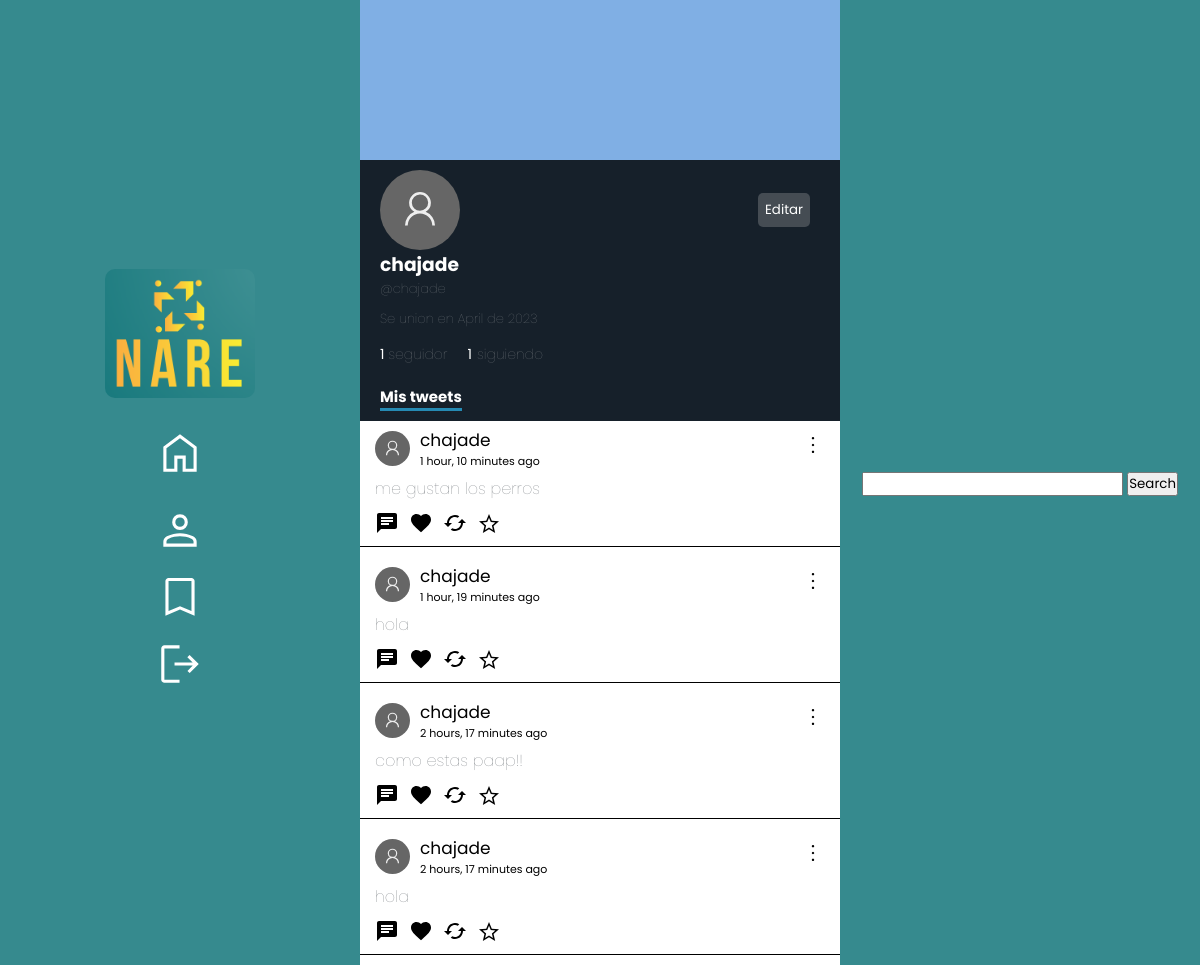
The app's page /profiles/chajade (signed in) with its own data.
### profiles/models.py (models this page shows, shortened)
class Profiles(models.Model):
    user = models.ForeignKey(User, null=True, on_delete=models.CASCADE )
    username = models.CharField(max_length=30, null=True, default="")
    keeps = models.ManyToManyField(Tweet, related_name='kept_by_profiles', blank=True)
    biography = models.TextField(max_length=250,  null=True, default="", blank=True)
    profileImage = models.ImageField(null=True, blank=True, upload_to='profileImages')
    followers = models.IntegerField(default=0)
    followers_users = models.ManyToManyField('self', symmetrical=False, related_name="followage", blank=True)
    followed_users = models.ManyToManyField('self', symmetrical=False, related_name='following', blank=True)
    birthday = models.DateField(null=True, default=timezone.now)
    created_at = models.DateTimeField(auto_now_add=True)

### tweets/models.py (models this page shows)
class Tweet(models.Model):
    user = models.ForeignKey(User, null=True, on_delete=models.CASCADE)
    content = models.TextField(max_length=180)
    created_at = models.DateTimeField(auto_now_add=True)
    likes = models.IntegerField(default=0)
    likes_users = models.ManyToManyField(User, related_name="likes_tweets")
    retweets = models.IntegerField(default=0)
    parent_tweet = models.IntegerField(null=True)

### profiles/views.py (the view)
# urls.py: path('profiles/<str:account>', views.myProfile, name="myProfile"),
def myProfile(request, account):
    cant_followers = 0
    cant_following = 0
    current_profile = ""
    current_profile = Profiles.objects.get(user__username = request.user.username)
    if request.user.is_authenticated and request.user.username == account:
        current_profile = Profiles.objects.get(user__username = request.user.username)
    user = Profiles.objects.get(username=account)
    followers = user.followers_users.all()
    following = user.followed_users.all()
    cant_following = user.followed_users.all().count()
    cant_followers = int(user.followers)
    tweets = Tweet.objects.filter(user__username=account).all()
    print(cant_followers)
    print(cant_following)
    cant_following = user.followed_users.all().count()
    return render(request, 'myProfile.html', {
        'usuario': user,
        'current_user': current_profile,
        'is_self': request.user.is_authenticated and request.user.username == account,
        'followers': followers,
        'cant_followers': cant_followers,
        'tweets': tweets,
        'cant_following': cant_following,
        'following': following
    })

### profiles/templates/myProfile.html (shortened to what this page needs)
{% extends 'base.html' %}
{% load static %}
    {% block content %}
    <link rel="stylesheet" href="{% static 'myProfile.css' %}">
    <link rel="stylesheet" href="{% static 'globalFeed.css' %}">
        <div class="profile">
            <div class="profile-banner">
            </div>
            <div class="profile-info">
                <div class="top">
                    {% if is_self %}
                        <button class="editButton">Editar</button>
                    {% endif %}
                </div>
                <div class="followName">
                    <h3 class="username">{{usuario.user.username}}</h3>
                </div>
                <h4 class="atName">@{{usuario.username}}</h4>
                <h4 class="createdAt">Se union en {{ usuario.created_at|date:"F" }} de {{ usuario.created_at|date:"Y" }}</h4>
                <div class="followers-info">
                    {% if cant_followers == 1 %}
                        <a href="#" class="cant_followers">{{cant_followers}} <span>seguidor</span></a>
                    {% else %}
                        <a href="#" class="cant_followers">{{cant_followers}} <span>seguidores</span></a>
                    {% endif %}
                    <a href="#" class="following">{{cant_following}}<span  class="cant_following">siguiendo</span></a>
                </div>
                <h1 class="myTweets">Mis tweets</h1>
            </div>
                <div class="tweets">
                    {% for tweet in tweets %}
                            {% include 'Tweet.html' %}
                    {% endfor %}
    {% endblock content %}

### tweets/templates/Tweet.html (shortened to what this page needs)
<a href="{% url 'tweetDetails' tweet.id %}" class="tweet">
    <div class="div-content" id="{{tweet.id}}">
        <div class="tweetHead">
            <div class="fotoPerfil">
                <form action="{% url 'myProfile' tweet.user.username %}" class="formName">
                    <button class="usernameTweet">{{tweet.user.username}}</button>
                    <p class="timeAgo">{{tweet.created_at|timesince}} ago</p>
                </form>
            </div>
            <div class="tweetOptions">
                <button  class="optionButtons" data="true"></button>
            </div>
        </div>
        <span class="tweetMessage">{{tweet.content}}</span>
        <div class="buttons">
            <button class="msgButton" id="{{tweet.id}}">
                    <svg class="msgSvg" xmlns="http://www.w3.org/2000/svg" height="24px" viewBox="0 0 24 24" width="24px" fill="#000000">
                        <path d="M0 0h24v24H0z" fill="none"/>
                        <path d="M20 2H4c-1.1 0-1.99.9-1.99 2L2 22l4-4h14c1.1 0 2-.9 2-2V4c0-1.1-.9-2-2-2zM6 9h12v2H6V9zm8 5H6v-2h8v2zm4-6H6V6h12v2z"/>
                    </svg>
                </button>
                <form action="{% url 'like' tweet.id %}" class="likeForm">
                    <button class="likeBtn">
                    </button>
                </form>
                <form>
                    <button>
                    </button>
                </form>
                <form action="{% url 'keepTweets' tweet.id %}">
                    <button>
                        {% if tweet in profile.keeps.all %}
                            <svg class="keepSvg saved" xmlns="http://www.w3.org/2000/svg" height="24px" viewBox="0 96 960 960" width="24px"><path fill="rgb(211, 165, 15)" d="m323 851 157-94 157 95-42-178 138-120-182-16-71-168-71 167-182 16 138 120-42 178Zm-90 125 65-281L80 506l288-25 112-265 112 265 288 25-218 189 65 281-247-149-247 149Zm247-355Z"/></svg>
                        {% else %}
                            <svg class="keepSvg" xmlns="http://www.w3.org/2000/svg" height="24px" viewBox="0 96 960 960" width="24px"><path d="m323 851 157-94 157 95-42-178 138-120-182-16-71-168-71 167-182 16 138 120-42 178Zm-90 125 65-281L80 506l288-25 112-265 112 265 288 25-218 189 65 281-247-149-247 149Zm247-355Z"/></svg>
                        {% endif %}
                    </button>
                </form>
            </div>
        </a>
    </div>

### tweets/static/base.css (style rules this page uses)
* { margin: 0; padding: 0; font-family: 'Poppins', sans-serif; }

### tweets/static/myProfile.css (style rules this page uses)
.profile { width: 100%; }
.profile-banner { height: 20vh; width: 100%; background-color: rgb(128, 175, 228); }
.profile-info { width: 100%; height: auto; background-color: rgba(22, 32, 42, 1); color: white; padding: 10px; padding-left: 20px; }
.atName, .createdAt { color: rgba(113, 118, 123, 1); font-weight: 100; font-size: 13px; }
.createdAt { margin-top: 10px; }
.followers-info { margin-top: 15px; display: flex; gap: 20px; }
.cant_followers, h4, .following { bottom: 0; text-decoration: none; color: white; font-size: 14px; }
.followName { display: flex; gap: 20px; }
.myTweets { font-size: 15px; margin-top: 20px; border-bottom: 3px solid rgb(37, 138, 179); display: inline-block; }
span { color: rgba(113, 118, 123, 1); font-weight: 100; }
.profile-info svg { width: 80px; }
.usernameTweet { background-color: transparent; border: none; cursor: pointer; }
.top { display: flex; justify-content: space-between; align-items: center; }
.editButton { margin-right: 50px; border-radius: 5px; background-color: rgba(113, 118, 123, 0.514); border: none; outline: none; cursor: pointer; padding: 7px; color: white; transition: background-color .3s ease, color .3s ease-in-out; }
.cant_following { padding-left: 5px; }

### tweets/static/globalFeed.css (style rules this page uses)
.tweetMessage { z-index: 1000000000000; cursor: default; }
.tweet { text-decoration: none; color: black; z-index: 0; }
.tweets { display: flex; flex-direction: column-reverse; width: 40vw; }
.div-content { display: flex; flex-direction: column; margin: 0 10px 10px 0; height: auto; padding-left: 15px; width: 100%; border-bottom: 1px solid black; }
.div-content .usernameTweet { text-decoration: none; color: black; background-color: transparent; border: none; font-size: 17px; cursor: pointer; }
.tweetHead { display: flex; justify-content: space-between; }
.tweetHead button { margin-right: 30px; background-color: transparent; border: none; cursor: pointer; }
.tweetOptions button { position: relative; color: white; font-size: 15px; z-index: 1000000; }
.tweetHead svg { width: 24px; }
.buttons { display: flex; }
.buttons button { background: transparent; border: none; padding: 10px 10px 5px 0; cursor: pointer; }
.likeForm { display: flex; align-items: center; }
.fotoPerfil { display: flex; gap: 10px; align-items: center; }
.fotoPerfil svg, .fotoPerfil button { width: 35px; }
.formName { font-size: 11px; gap: 20px; }

### records on screen
Profiles: user.username "chajade", username "chajade", created_at "April", created_at "2023"
Tweet: user.username "chajade", created_at "2 hours, 17 minutes", content "hola"
Tweet: user.username "chajade", created_at "2 hours, 17 minutes", content "como estas paap!!"
Tweet: user.username "chajade", created_at "1 hour, 19 minutes", content "hola"
Tweet: user.username "chajade", created_at "1 hour, 10 minutes", content "me gustan los perros"

### other values on screen
{{ cant_followers }} "1"
{{ cant_following }} "1"
